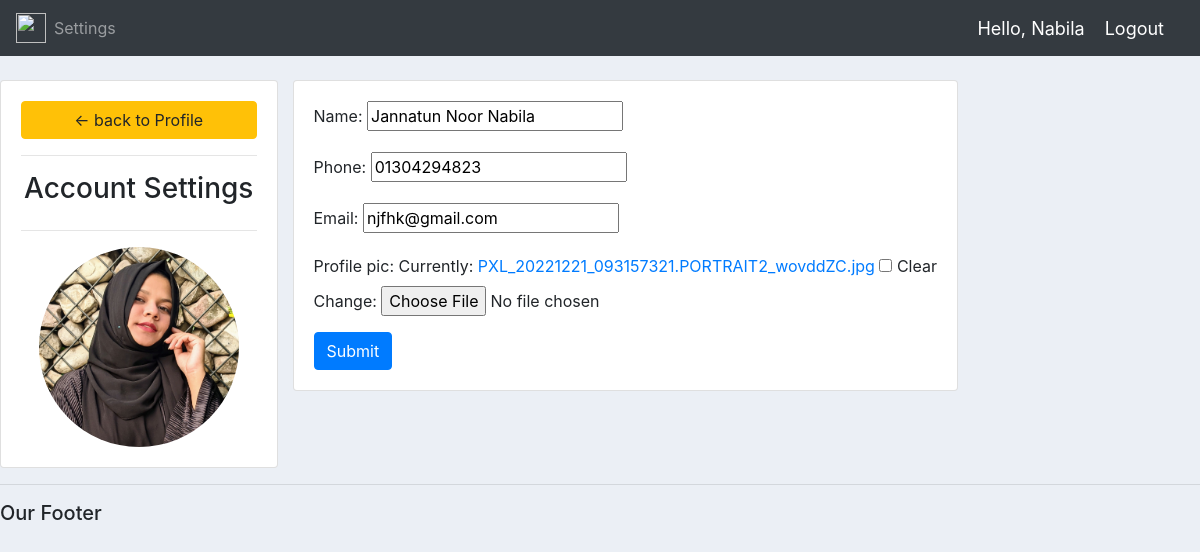
/account/ (signed in), run on the app's committed database.
### accounts/models.py (models this page shows, shortened)
class Customer(models.Model):
    user = models.OneToOneField(User, null=True,blank=True, on_delete=models.CASCADE)
    name = models.CharField(max_length=200, null=True)
    phone = models.CharField(max_length=200, null=True)
    email = models.CharField(max_length=200, null=True)
    date_created = models.DateTimeField(auto_now_add=True,null=True, blank=True)
    profile_pic = models.ImageField(default='user.png',null= True,blank=True)

### accounts/decorators.py (the view)
        def wrapper_func(request, *args, **kwargs):
            group = None
            if request.user.groups.exists():
                group = request.user.groups.all()[0].name
            if group in allowed_roles:
                return view_func(request, *args, **kwargs)
            else:
                return HttpResponse('You are not authorized to view this page')

### accounts/forms.py
class CustomerForm(ModelForm):
    class Meta:
        model = Customer
        fields = '__all__'
        exclude=['user']

### accounts/views.py (called while the page is built)
@login_required(login_url='loginPage')
@allowed_users(allowed_roles=['customer'])
def accountSettings(request):
    customer= request.user.customer
    form= CustomerForm(instance=customer)
    if request.method== "POST":
        form= CustomerForm(request.POST, request.FILES, instance=customer)
        if form.is_valid():
            form.save()
    context={'form':form}
    return render(request,'accounts/account_settings.html',context)

### accounts/templates/accounts/account_settings.html (shortened to what this page needs)
{% extends 'accounts/main.html' %}
{% load static %}
{% block content %}
<br>
<div class="row">
    <div class="col-md-3">
        <div class="card card-body">
            <a class="btn btn-warning" href="{% url 'home' %}">
                &#8592; back to Profile</a>
            <hr>
            <h3 style="text-align:center" >Account Settings</h3>
            <hr>
            <img class="profile-pic" src="{{ request.user.customer.profile_pic.url }}">
        </div>
    </div>
    <div class="cl-md-9">
        <div class="card card-body">
            <form method="POST" action="" enctype="multipart/form-data">
                {{form.as_p}}
                <input class="btn btn-primary" type="submit" name="Update Information">
            </form>
        </div>
    </div>
</div>
{% endblock %}

### accounts/templates/accounts/navbar.html (shortened to what this page needs)
{%load static%}
<nav class="navbar navbar-expand-lg navbar-dark bg-dark">
    <img src="{%static 'images/app-store.png'%}">
    <div class="collapse navbar-collapse" id="navbarNav">
      <ul class="navbar-nav">
        {% if request.user.is_staff %}
        <li class="nav-item active">
          <a class="nav-link" href="{% url 'home' %}">Dashboard</a>
        </li>
        <li class="nav-item">
          <a class="nav-link" href="{%url 'products'%}">Products</a>
        </li>
        {%else%}
        <li class="nav-item">
          <a class="nav-link" href="{%url 'account'%}">Settings</a>
        </li>
        {% endif %}
      </ul>
    </div>
      <span class="hello-msg">Hello, {{request.user}}</span>
      <span ><a class="hello-msg" href="{% url 'logoutPage' %}">Logout</a></span>
  </nav>

### static/css/main.css (style rules this page uses)
img { height: 30px; width: 30px; }
body { background-color: #ebeff5; }

### accounts/templates/accounts/navbar.html (style rules this page uses)
.hello-msg { font-size: 18px; color: #fff; margin-right: 20px }

### accounts/templates/accounts/account_settings.html (style rules this page uses)
.profile-pic { width: 200px; height: 200px; margin: 0 auto; border-radius: 50%; }

### data on the page
Customer: name "Jannatun Noor Nabila", phone "01304294823", email "njfhk@gmail.com"

### other printed values
{{ request.user }} "Nabila"
